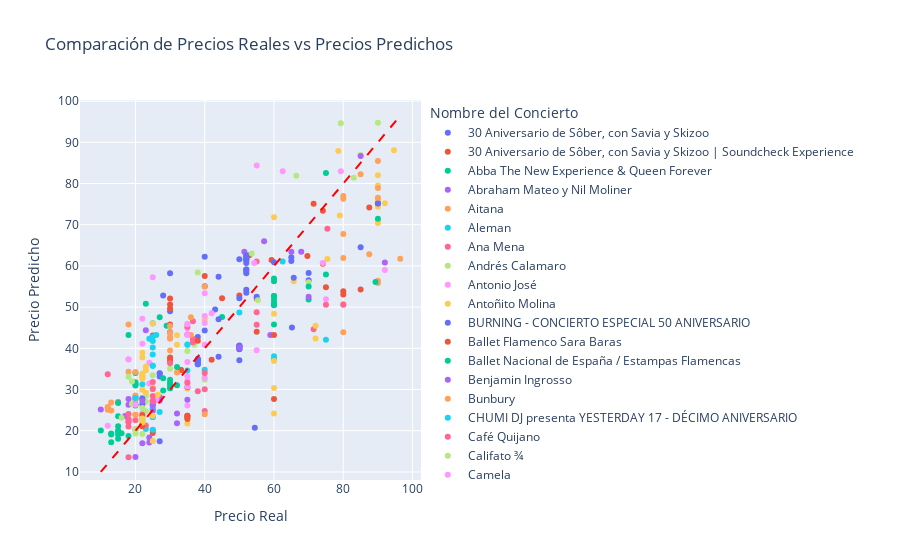

This figure's notebook cell:
### Markdown cell above
RANDOM SEARCH ESTANDARIZACIÓN

### Code cell
# Definir los parámetros para Random Search
params = {
    'mlp__hidden_layer_sizes': range(1, 401),
    'mlp__activation': ["relu", "identity",  "tanh", "logistic"],
    'mlp__solver': ['sgd', 'lbfgs', 'adam'],
    'mlp__learning_rate': ['invscaling', 'constant','adaptive']  
}

# Realizar Random Search
start_time = time.time()

randomSearch = RandomizedSearchCV(estimator=pipeline, param_distributions=params, n_iter=540, n_jobs=-1, scoring='neg_mean_squared_error', cv=ps)
randomSearch.fit(X_train, y)

results = cross_validate(randomSearch.best_estimator_, X_train, y, cv=ps, scoring=scoring, return_train_score=True)

end_time = time.time()
execution_time = end_time - start_time
print("Tiempo de ejecución:", execution_time, "segundos")

print('Mejores parámetros RandomSearch: ', randomSearch.best_params_)

resultados = crear_tabla_resultados(results)

cargar_modelo_mlflow(randomSearch.best_estimator_, 'MAX_PRICE', 'RANDOM SEARCH 2', resultados, execution_time)

# Mostrar las predicciones y los valores reales
plot_model_predictions(randomSearch.best_estimator_, X_train, y, data_max)
feature_importance(randomSearch.best_estimator_, X_train, y, 15)
resultados
